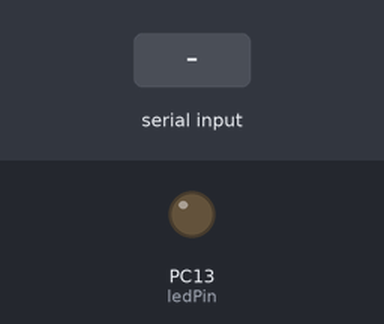
A sketch run on a simulated STM32 Blue Pill. On the bench: output pins drawn as LEDs (lit = HIGH). The inputs (shaded band) are chosen by the test bench.

Above: at 2.8 s.
2.9 s: "l" received over Serial
At 4.1 s:
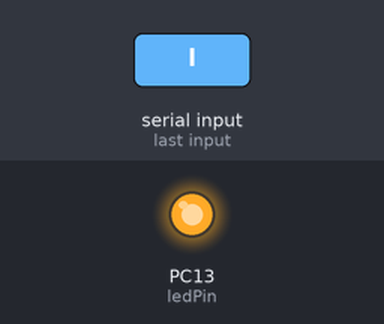
4.5 s: "d" received over Serial
At 5.6 s:
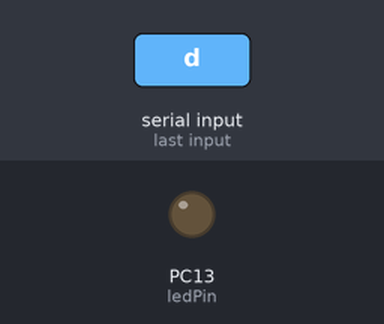
Timing chart, 0 to 7.5 s (numbered marks = the images above; inputs shaded):
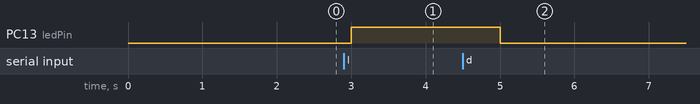

The sketch:

teste_serial.ino
```cpp
int ledPin =  PC13;
void setup()   {

  // inicializamos a porta serial onde vamos escrever
  //os dados que serao lidos pela função Serial.read()
  Serial.begin(9600);

  pinMode(ledPin, OUTPUT);
}

void loop()
{
  //inicializa uma variavel do tipo char chamada tecla
  char tecla;

  // armazena em "tecla" o retorno da função read()
  //essa função lê um valor que é escrito na porta serial
  tecla = Serial.read();

  //verfica se a tecla digitada é igual a l (liga)
  //se for igual entra na condiçao e liga o led
  if(tecla == 'l')
  {
      digitalWrite(ledPin, HIGH);
  }

  else // se nao

    //verfica se a tecla digitada é igual a d (desliga)
    //se for igual entra na condição e desliga o led
    if(tecla == 'd')

    {
        digitalWrite(ledPin, LOW);
    }

  delay(1000);
}
```

Measured:
- after the input at 2.9 s, PC13 (ledPin): LOW → HIGH after 0.10 s
- after the input at 4.5 s, PC13 (ledPin): HIGH → LOW after 0.50 s
